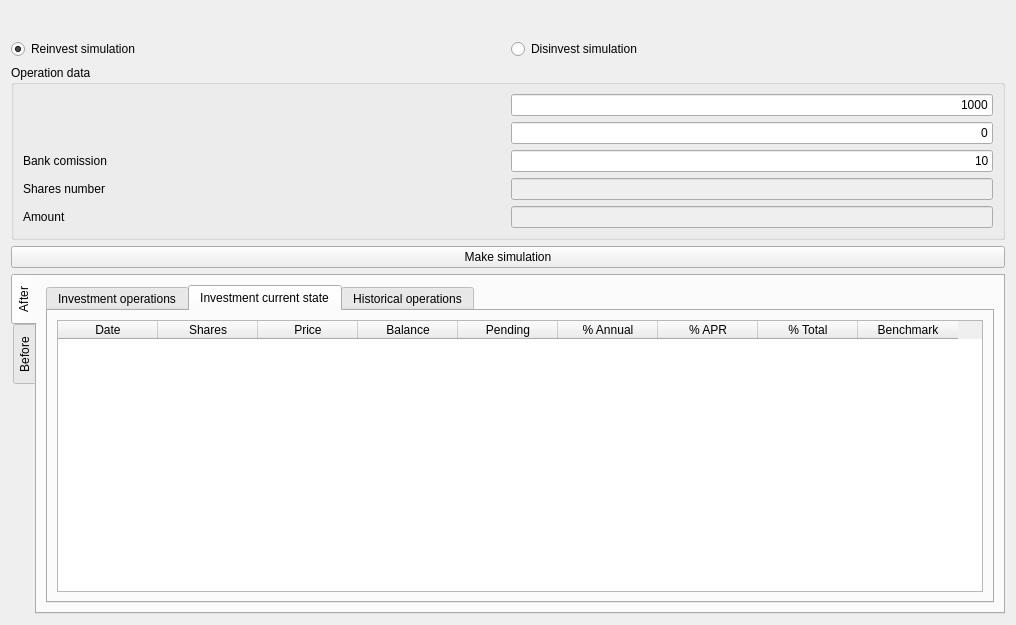
<?xml version="1.0" encoding="UTF-8"?>
<ui version="4.0">
 <class>wdgDisReinvest</class>
 <widget class="QWidget" name="wdgDisReinvest">
  <property name="geometry">
   <rect>
    <x>0</x>
    <y>0</y>
    <width>1016</width>
    <height>625</height>
   </rect>
  </property>
  <property name="windowIcon">
   <iconset resource="../images/xulpymoney.qrc">
    <normaloff>:/xulpymoney/tools-wizard.png</normaloff>:/xulpymoney/tools-wizard.png</iconset>
  </property>
  <layout class="QHBoxLayout" name="horizontalLayout">
   <item>
    <layout class="QVBoxLayout" name="verticalLayout">
     <item>
      <widget class="QLabel" name="lblTitulo">
       <property name="font">
        <font>
         <pointsize>14</pointsize>
         <weight>75</weight>
         <bold>true</bold>
        </font>
       </property>
       <property name="styleSheet">
        <string notr="true">color: rgb(0, 128, 0);</string>
       </property>
       <property name="alignment">
        <set>Qt::AlignCenter</set>
       </property>
      </widget>
     </item>
     <item>
      <layout class="QHBoxLayout" name="horizontalLayout_2">
       <item>
        <widget class="QRadioButton" name="radRe">
         <property name="text">
          <string>Reinvest simulation</string>
         </property>
         <property name="checked">
          <bool>true</bool>
         </property>
        </widget>
       </item>
       <item>
        <widget class="QRadioButton" name="radDes">
         <property name="text">
          <string>Disinvest simulation</string>
         </property>
         <property name="checked">
          <bool>false</bool>
         </property>
        </widget>
       </item>
      </layout>
     </item>
     <item>
      <widget class="QGroupBox" name="groupBox">
       <property name="title">
        <string>Operation data</string>
       </property>
       <layout class="QHBoxLayout" name="horizontalLayout_6">
        <item>
         <layout class="QVBoxLayout" name="verticalLayout_2">
          <item>
           <layout class="QHBoxLayout" name="horizontalLayout_12">
            <item>
             <widget class="QLabel" name="lblSimulacion"/>
            </item>
            <item>
             <widget class="myQLineEdit" name="txtSimulacion">
              <property name="sizePolicy">
               <sizepolicy hsizetype="Minimum" vsizetype="Fixed">
                <horstretch>0</horstretch>
                <verstretch>0</verstretch>
               </sizepolicy>
              </property>
              <property name="text">
               <string>1000</string>
              </property>
              <property name="alignment">
               <set>Qt::AlignRight|Qt::AlignTrailing|Qt::AlignVCenter</set>
              </property>
             </widget>
            </item>
           </layout>
          </item>
          <item>
           <layout class="QHBoxLayout" name="horizontalLayout_5">
            <item>
             <widget class="QLabel" name="lblValor"/>
            </item>
            <item>
             <widget class="myQLineEdit" name="txtValorAccion">
              <property name="sizePolicy">
               <sizepolicy hsizetype="Minimum" vsizetype="Fixed">
                <horstretch>0</horstretch>
                <verstretch>0</verstretch>
               </sizepolicy>
              </property>
              <property name="text">
               <string>0</string>
              </property>
              <property name="alignment">
               <set>Qt::AlignRight|Qt::AlignTrailing|Qt::AlignVCenter</set>
              </property>
             </widget>
            </item>
           </layout>
          </item>
          <item>
           <layout class="QHBoxLayout" name="horizontalLayout_4">
            <item>
             <widget class="QLabel" name="label_3">
              <property name="text">
               <string>Bank comission</string>
              </property>
             </widget>
            </item>
            <item>
             <widget class="myQLineEdit" name="txtComision">
              <property name="sizePolicy">
               <sizepolicy hsizetype="Minimum" vsizetype="Fixed">
                <horstretch>0</horstretch>
                <verstretch>0</verstretch>
               </sizepolicy>
              </property>
              <property name="text">
               <string>10</string>
              </property>
              <property name="alignment">
               <set>Qt::AlignRight|Qt::AlignTrailing|Qt::AlignVCenter</set>
              </property>
             </widget>
            </item>
           </layout>
          </item>
          <item>
           <layout class="QHBoxLayout" name="horizontalLayout_11">
            <item>
             <widget class="QLabel" name="label_5">
              <property name="text">
               <string>Shares number</string>
              </property>
             </widget>
            </item>
            <item>
             <widget class="myQLineEdit" name="txtAcciones">
              <property name="enabled">
               <bool>false</bool>
              </property>
              <property name="sizePolicy">
               <sizepolicy hsizetype="Minimum" vsizetype="Fixed">
                <horstretch>0</horstretch>
                <verstretch>0</verstretch>
               </sizepolicy>
              </property>
              <property name="text">
               <string/>
              </property>
              <property name="alignment">
               <set>Qt::AlignRight|Qt::AlignTrailing|Qt::AlignVCenter</set>
              </property>
             </widget>
            </item>
           </layout>
          </item>
          <item>
           <layout class="QHBoxLayout" name="horizontalLayout_3">
            <item>
             <widget class="QLabel" name="label_2">
              <property name="text">
               <string>Amount</string>
              </property>
             </widget>
            </item>
            <item>
             <widget class="myQLineEdit" name="txtImporte">
              <property name="enabled">
               <bool>false</bool>
              </property>
              <property name="sizePolicy">
               <sizepolicy hsizetype="Minimum" vsizetype="Fixed">
                <horstretch>0</horstretch>
                <verstretch>0</verstretch>
               </sizepolicy>
              </property>
              <property name="text">
               <string/>
              </property>
              <property name="alignment">
               <set>Qt::AlignRight|Qt::AlignTrailing|Qt::AlignVCenter</set>
              </property>
             </widget>
            </item>
           </layout>
          </item>
         </layout>
        </item>
       </layout>
      </widget>
     </item>
     <item>
      <widget class="QPushButton" name="cmd">
       <property name="text">
        <string>Make simulation</string>
       </property>
      </widget>
     </item>
     <item>
      <widget class="QTabWidget" name="tabAB">
       <property name="tabPosition">
        <enum>QTabWidget::West</enum>
       </property>
       <property name="currentIndex">
        <number>0</number>
       </property>
       <widget class="QWidget" name="tab_5">
        <attribute name="title">
         <string>After</string>
        </attribute>
        <layout class="QHBoxLayout" name="horizontalLayout_18">
         <item>
          <widget class="QTabWidget" name="tabOpAcHi">
           <property name="currentIndex">
            <number>1</number>
           </property>
           <widget class="QWidget" name="tab_9">
            <attribute name="title">
             <string>Investment operations</string>
            </attribute>
            <layout class="QHBoxLayout" name="horizontalLayout_17">
             <item>
              <widget class="myQTableWidget" name="tblOperaciones">
               <property name="contextMenuPolicy">
                <enum>Qt::CustomContextMenu</enum>
               </property>
               <property name="alternatingRowColors">
                <bool>true</bool>
               </property>
               <property name="selectionMode">
                <enum>QAbstractItemView::NoSelection</enum>
               </property>
               <attribute name="verticalHeaderVisible">
                <bool>false</bool>
               </attribute>
               <column>
                <property name="text">
                 <string>Id</string>
                </property>
               </column>
               <column>
                <property name="text">
                 <string>Date</string>
                </property>
               </column>
               <column>
                <property name="text">
                 <string>Operation type</string>
                </property>
               </column>
               <column>
                <property name="text">
                 <string>Shares</string>
                </property>
               </column>
               <column>
                <property name="text">
                 <string>Price</string>
                </property>
               </column>
               <column>
                <property name="text">
                 <string>Balance</string>
                </property>
               </column>
               <column>
                <property name="text">
                 <string>Comission</string>
                </property>
               </column>
               <column>
                <property name="text">
                 <string>Taxes</string>
                </property>
               </column>
              </widget>
             </item>
            </layout>
           </widget>
           <widget class="QWidget" name="Situac_2">
            <attribute name="title">
             <string>Investment current state</string>
            </attribute>
            <layout class="QHBoxLayout" name="horizontalLayout_15">
             <item>
              <widget class="myQTableWidget" name="tblInvestmentsActualDespues">
               <property name="contextMenuPolicy">
                <enum>Qt::CustomContextMenu</enum>
               </property>
               <property name="alternatingRowColors">
                <bool>true</bool>
               </property>
               <property name="selectionMode">
                <enum>QAbstractItemView::NoSelection</enum>
               </property>
               <attribute name="verticalHeaderVisible">
                <bool>false</bool>
               </attribute>
               <column>
                <property name="text">
                 <string>Date</string>
                </property>
               </column>
               <column>
                <property name="text">
                 <string>Shares</string>
                </property>
               </column>
               <column>
                <property name="text">
                 <string>Price</string>
                </property>
               </column>
               <column>
                <property name="text">
                 <string>Balance</string>
                </property>
               </column>
               <column>
                <property name="text">
                 <string>Pending</string>
                </property>
               </column>
               <column>
                <property name="text">
                 <string>% Annual</string>
                </property>
               </column>
               <column>
                <property name="text">
                 <string>% APR</string>
                </property>
               </column>
               <column>
                <property name="text">
                 <string>% Total</string>
                </property>
               </column>
               <column>
                <property name="text">
                 <string>Benchmark</string>
                </property>
               </column>
              </widget>
             </item>
            </layout>
           </widget>
           <widget class="QWidget" name="tab_8">
            <attribute name="title">
             <string>Historical operations</string>
            </attribute>
            <layout class="QHBoxLayout" name="horizontalLayout_16">
             <item>
              <widget class="myQTableWidget" name="tblInvestmentsHistoricas">
               <property name="contextMenuPolicy">
                <enum>Qt::CustomContextMenu</enum>
               </property>
               <property name="editTriggers">
                <set>QAbstractItemView::NoEditTriggers</set>
               </property>
               <property name="alternatingRowColors">
                <bool>true</bool>
               </property>
               <property name="selectionMode">
                <enum>QAbstractItemView::NoSelection</enum>
               </property>
               <attribute name="verticalHeaderVisible">
                <bool>false</bool>
               </attribute>
               <column>
                <property name="text">
                 <string>Date</string>
                </property>
               </column>
               <column>
                <property name="text">
                 <string>Years</string>
                </property>
               </column>
               <column>
                <property name="text">
                 <string>Investment</string>
                </property>
               </column>
               <column>
                <property name="text">
                 <string>Operation type</string>
                </property>
               </column>
               <column>
                <property name="text">
                 <string>Initial balance</string>
                </property>
               </column>
               <column>
                <property name="text">
                 <string>Final balance</string>
                </property>
               </column>
               <column>
                <property name="text">
                 <string>Gross</string>
                </property>
               </column>
               <column>
                <property name="text">
                 <string>Comissions</string>
                </property>
               </column>
               <column>
                <property name="text">
                 <string>Taxes</string>
                </property>
               </column>
               <column>
                <property name="text">
                 <string>Net</string>
                </property>
               </column>
               <column>
                <property name="text">
                 <string>% Total</string>
                </property>
               </column>
              </widget>
             </item>
            </layout>
           </widget>
          </widget>
         </item>
        </layout>
       </widget>
       <widget class="QWidget" name="tab_6">
        <attribute name="title">
         <string>Before</string>
        </attribute>
        <layout class="QHBoxLayout" name="horizontalLayout_19">
         <item>
          <widget class="QTabWidget" name="tabResultados">
           <property name="currentIndex">
            <number>0</number>
           </property>
           <widget class="QWidget" name="tab_4">
            <attribute name="title">
             <string>Investment situation</string>
            </attribute>
            <layout class="QHBoxLayout" name="horizontalLayout_13">
             <item>
              <widget class="myQTableWidget" name="tblInvestmentsActualAntes">
               <property name="contextMenuPolicy">
                <enum>Qt::CustomContextMenu</enum>
               </property>
               <property name="alternatingRowColors">
                <bool>true</bool>
               </property>
               <property name="selectionMode">
                <enum>QAbstractItemView::NoSelection</enum>
               </property>
               <attribute name="verticalHeaderVisible">
                <bool>false</bool>
               </attribute>
               <column>
                <property name="text">
                 <string>Date</string>
                </property>
               </column>
               <column>
                <property name="text">
                 <string>Shares</string>
                </property>
               </column>
               <column>
                <property name="text">
                 <string>Price</string>
                </property>
               </column>
               <column>
                <property name="text">
                 <string>Balance</string>
                </property>
               </column>
               <column>
                <property name="text">
                 <string>Pending</string>
                </property>
               </column>
               <column>
                <property name="text">
                 <string>% Year to Date</string>
                </property>
               </column>
               <column>
                <property name="text">
                 <string>% APR</string>
                </property>
               </column>
               <column>
                <property name="text">
                 <string>% Total</string>
                </property>
               </column>
               <column>
                <property name="text">
                 <string>Benchmark</string>
                </property>
               </column>
              </widget>
             </item>
            </layout>
           </widget>
          </widget>
         </item>
        </layout>
       </widget>
      </widget>
     </item>
    </layout>
   </item>
  </layout>
 </widget>
 <customwidgets>
  <customwidget>
   <class>myQTableWidget</class>
   <extends>QTableWidget</extends>
   <header location="global">myqtablewidget</header>
  </customwidget>
  <customwidget>
   <class>myQLineEdit</class>
   <extends>QLineEdit</extends>
   <header location="global">myqlineedit</header>
  </customwidget>
 </customwidgets>
 <resources>
  <include location="../images/xulpymoney.qrc"/>
 </resources>
 <connections/>
</ui>
